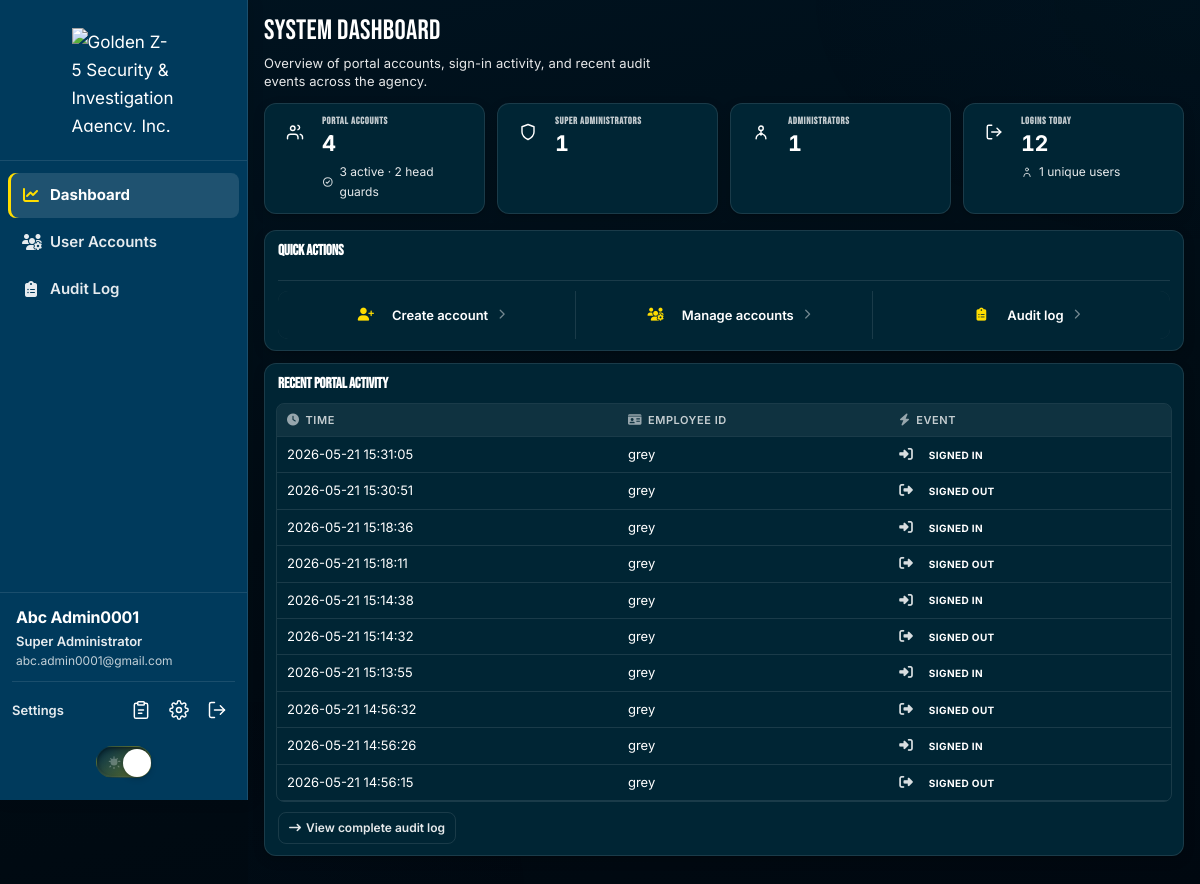
/superadmin/dashboard.php (signed in), run on the app's committed database.
### tables this page shows
CREATE TABLE `users` (
  `Company_ID` varchar(13) NOT NULL,
  `Email` varchar(255) NOT NULL,
  `password_hash` varchar(255) NOT NULL,
  `role_id` tinyint(3) UNSIGNED DEFAULT NULL,
  `role` tinyint(3) UNSIGNED NOT NULL DEFAULT 0 COMMENT '0=headguard,1=admin,2=superadmin',
  `is_active` tinyint(1) NOT NULL DEFAULT 1,
  `failed_login_attempts` tinyint(3) UNSIGNED NOT NULL DEFAULT 0,
  `locked_until` datetime DEFAULT NULL,
  `last_login_at` datetime DEFAULT NULL,
  `password_changed_at` datetime DEFAULT NULL,
  `created_at` timestamp NOT NULL DEFAULT current_timestamp(),
  `updated_at` timestamp NULL DEFAULT current_timestamp() ON UPDATE current_timestamp()
);

CREATE TABLE `recording` (
  `id` int(10) UNSIGNED NOT NULL,
  `Company_ID` varchar(13) DEFAULT NULL,
  `actor_company_id` varchar(13) DEFAULT NULL,
  `Designation` varchar(64) DEFAULT NULL,
  `Event` varchar(20) NOT NULL COMMENT 'LOGIN|LOGOUT',
  `event_detail` varchar(255) DEFAULT NULL,
  `Time_Of_Event` datetime NOT NULL
);

### superadmin/dashboard.php (the view, shortened to what the rows shown need)
<?php
require_once __DIR__ . '/../config/app.php';
require_once __DIR__ . '/../includes/superadmin_accountability.php';
$recentAudit = [];
$auditSql = recording_supports_audit_detail($conn)
    ? 'SELECT Company_ID, Designation, Event, event_detail, Time_Of_Event FROM recording ORDER BY Time_Of_Event DESC LIMIT 10'
    : 'SELECT Company_ID, Designation, Event, Time_Of_Event FROM recording ORDER BY Time_Of_Event DESC LIMIT 10';
$auditResult = $conn->query($auditSql);
if ($auditResult) {
    while ($r = $auditResult->fetch_assoc()) {
        $recentAudit[] = $r;
    }
}
?>
<!DOCTYPE html>
<html lang="en">
<head>
</head>
<body class="light-mode superadmin-portal">
<?php require __DIR__ . '/../includes/superadmin_sidebar.php'; ?>
    <main class="app-main" id="main-content">
        <div class="sa-dashboard">
            <header class="page-header sa-dashboard__hero">
                <h1 class="page-title">System Dashboard</h1>
            </header>
            <section class="card-panel sa-panel sa-panel--toolbar" aria-labelledby="sa-dashboard-quick-heading">
                <div class="sa-panel__head">
                    <h2 id="sa-dashboard-quick-heading" class="panel-title sa-panel__title">Quick actions</h2>
                </div>
            </section>
        <section class="card-panel sa-panel" aria-labelledby="sa-dashboard-activity-heading">
            <h2 id="sa-dashboard-activity-heading" class="panel-title">Recent portal activity</h2>
            <?php if ($recentAudit === []): ?>
                <p class="empty-state"><i class="fa-solid fa-inbox" aria-hidden="true"></i>No audit events recorded yet.</p>
            <?php else: ?>
                <div class="data-table-wrap sa-table-wrap">
                    <table class="data-table">
                        <thead>
                            <tr>
                                <th><i class="fa-solid fa-clock th-icon" aria-hidden="true"></i>Time</th>
                                <th><i class="fa-solid fa-id-card th-icon" aria-hidden="true"></i>Employee ID</th>
                                <th><i class="fa-solid fa-bolt th-icon" aria-hidden="true"></i>Event</th>
                            </tr>
                        </thead>
                        <tbody>
                            <?php foreach ($recentAudit as $entry): ?>
                                <?php
                                $ev = strtoupper((string) ($entry['Event'] ?? ''));
                                $badgeClass = match ($ev) {
                                    'LOGOUT' => 'badge--logout',
                                    'LOGIN' => 'badge--login',
                                    default => 'badge--admin',
                                };
                                ?>
                                <tr>
                                    <td class="mono"><?= e((string) $entry['Time_Of_Event']) ?></td>
                                    <td class="mono"><?= e((string) ($entry['Company_ID'] ?? '—')) ?></td>
                                    <td>
                                        <span class="event-cell">
                                            <i class="fa-solid <?= e(superadmin_event_icon($ev)) ?>" aria-hidden="true"></i>
                                            <span class="badge <?= e($badgeClass) ?>"><?= e(superadmin_event_label($ev)) ?></span>
                                        </span>
                                    </td>
                                </tr>
                            <?php endforeach; ?>
                        </tbody>
                    </table>
                </div>
            <?php endif; ?>
        </section>
        </div>
    </main>
</div>
</body>
</html>

### includes/superadmin_sidebar.php (shortened to what the rows shown need)
<?php
$adminProfile = admin_sidebar_profile();
?>
<aside class="app-sidebar" id="appSidebar" aria-label="Main navigation">
    <div class="sidebar-footer">
        <div class="sidebar-footer-user">
            <span class="sidebar-footer-name"><?= e($adminProfile['name']) ?></span>
            <div class="sidebar-footer-meta">
                <span class="sidebar-footer-role"><?= e($adminProfile['role']) ?></span>
                <span class="sidebar-footer-email" title="<?= e($adminProfile['email']) ?>"><?= e($adminProfile['email']) ?></span>
            </div>
        </div>
    </div>
</aside>
<div class="app-shell">

### data on the page
users: Email+role "Abc Admin0001", Email+role "Super Administrator", Email "abc.admin0001@gmail.com"
recording: Time_Of_Event "2026-05-21 15:31:05", Company_ID "grey", Event "SIGNED IN"
recording: Time_Of_Event "2026-05-21 15:30:51", Company_ID "grey", Event "SIGNED OUT"
recording: Time_Of_Event "2026-05-21 15:18:36", Company_ID "grey", Event "SIGNED IN"
recording: Time_Of_Event "2026-05-21 15:18:11", Company_ID "grey", Event "SIGNED OUT"
recording: Time_Of_Event "2026-05-21 15:14:38", Company_ID "grey", Event "SIGNED IN"
recording: Time_Of_Event "2026-05-21 15:14:32", Company_ID "grey", Event "SIGNED OUT"
recording: Time_Of_Event "2026-05-21 15:13:55", Company_ID "grey", Event "SIGNED IN"
recording: Time_Of_Event "2026-05-21 14:56:32", Company_ID "grey", Event "SIGNED OUT"
recording: Time_Of_Event "2026-05-21 14:56:26", Company_ID "grey", Event "SIGNED IN"
recording: Time_Of_Event "2026-05-21 14:56:15", Company_ID "grey", Event "SIGNED OUT"

### other printed values
$userCounts['total'] "4"
$userCounts['active'] "3"
$userCounts['guard'] "2"
$userCounts['superadmin'] "1"
$userCounts['admin'] "1"
$loginsToday "12"
$uniqueLoginsToday "1"
